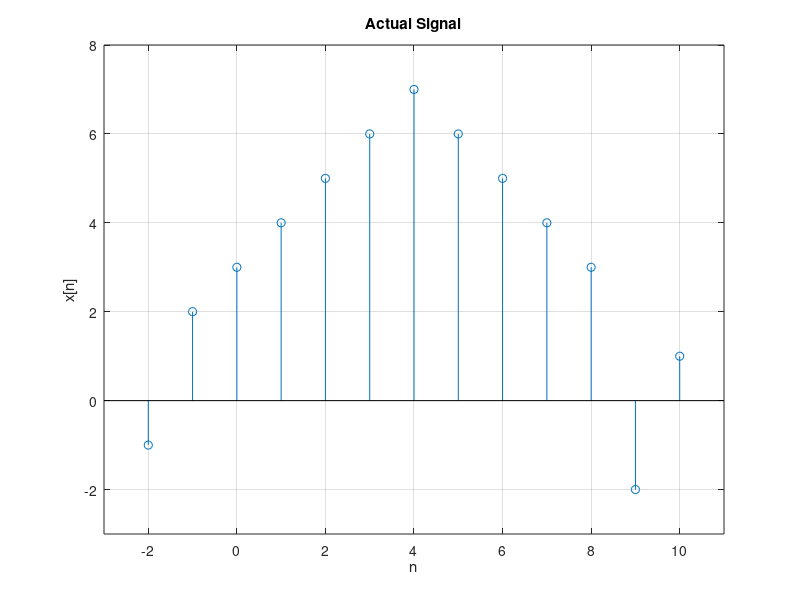

This chart was generated by the following MATLAB code: (Note: this script raises an error after producing the figure.)
n = [-2:10]; %interval
x = [-1, 2, 3, 4, 5, 6, 7, 6, 5, 4, 3, -2, 1]; %values at specific instants
figure();
stem(n,x); %plotting actual signal
axis([-3 11 -3 8]); grid on;
title("Actual Signal"); xlabel("n"); ylabel("x[n]")

[x1,n1] = sigshift(x,n,5); %using func sigshift already implemented for shifting signal
[x2,n2] = sigshift(x,n,-4);
x1 = 2.*x1; x2 = 3.*x2;
[x,n] = sigadd(x1,n1,-x2,n2); %we have sigadd here because when signals are shifted we are not able to use + operator directly rather we use sigadd function already implemented so that there will be addition on corresponding indexes
figure();
stem(n,x); grid on;
title("2𝑥[𝑛 − 5] − 3𝑥[𝑛 + 4]"); xlabel("n")

n = [-2:10];
x = [-1, 2, 3, 4, 5, 6, 7, 6, 5, 4, 3, -2, 1];
[i,j] = sigshift(x,n,-5);%-5 means n+5 basically
[x1,n1] = sigfold(i,j);%dealing with -n
[x2,n2] = sigshift(x,n,-7); %297
x2 = 3.*x2; x1 = 4.*x1;
[x,n] = sigadd(x1,n1,-x2,n2);
figure();
stem(n,x); grid on;
title("4𝑥[5 − 𝑛] − 3𝑥[𝑛 + 𝑙𝑎𝑠𝑡 𝑑𝑖𝑔𝑖𝑡 𝑜𝑓 𝑦𝑜𝑢𝑟 𝑠𝑡𝑢𝑑𝑒𝑛𝑡 𝐼𝐷]")
xlabel("n")




